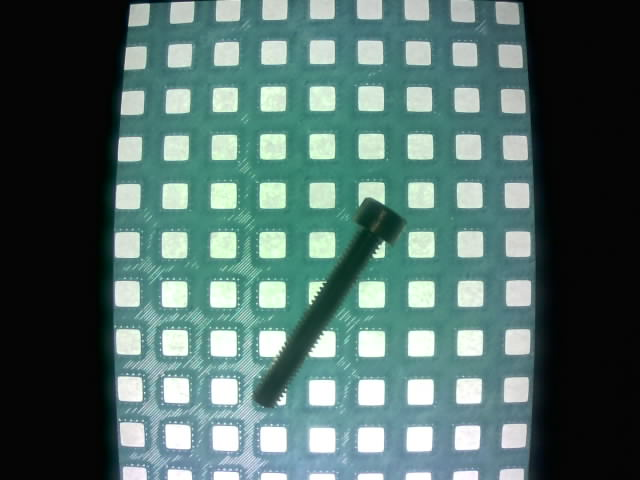
#> input picture Machine learning attempt/ML image processing/annotated_v4.png, 640 x 480 px
$ python measure_screw_grid_v4.py --image '../Machine learning attempt/ML image processing/annotated_v4.png'
#> lines starting #> are read from the running program, lines starting #| are printed output that depends on the picture; after the words box and inside, x2 and y2 are one past the last pixel; in counts of white or black regions, pixels touching at a corner belong together
#!/usr/bin/env python3
import argparse
import json
import os
import urllib.request
from dataclasses import dataclass
from typing import List, Tuple, Optional

import cv2
import numpy as np


@dataclass
class ScrewMeasurement:
    id: int
    center_px: Tuple[float, float]
    length_overall_mm: float
    length_underhead_mm: float
    diameter_mm: float
    m_guess: str


def load_image(path_or_url: str) -> Optional[np.ndarray]:
    if path_or_url.lower().startswith(("http://", "https://")):
        with urllib.request.urlopen(path_or_url, timeout=10) as r:
            data = r.read()
        arr = np.frombuffer(data, dtype=np.uint8)
        return cv2.imdecode(arr, cv2.IMREAD_COLOR)
    return cv2.imread(path_or_url, cv2.IMREAD_COLOR)


def clamp(v, lo, hi):
    return max(lo, min(hi, v))


def auto_crop_camera_region(bgr: np.ndarray) -> np.ndarray:
    """Crop UI screenshots to largest dark-ish camera pane; if already a frame, returns near-original."""
    gray = cv2.cvtColor(bgr, cv2.COLOR_BGR2GRAY)
    _, m = cv2.threshold(gray, 60, 255, cv2.THRESH_BINARY_INV)
    m = cv2.morphologyEx(m, cv2.MORPH_OPEN, np.ones((5, 5), np.uint8), iterations=2)
    cnts, _ = cv2.findContours(m, cv2.RETR_EXTERNAL, cv2.CHAIN_APPROX_SIMPLE)
    if not cnts:
        return bgr
    c = max(cnts, key=cv2.contourArea)
    x, y, w, h = cv2.boundingRect(c)
    if w * h < 0.25 * bgr.shape[0] * bgr.shape[1]:
        return bgr
    return bgr[y:y + h, x:x + w]


def detect_grid_squares(gray: np.ndarray, bright_thresh: int) -> Tuple[List[np.ndarray], List[Tuple[float, float]]]:
    """Detect bright square holes and return contours and centers."""
    g = cv2.GaussianBlur(gray, (5, 5), 0)
    _, bright = cv2.threshold(g, bright_thresh, 255, cv2.THRESH_BINARY)
    bright = cv2.morphologyEx(bright, cv2.MORPH_OPEN, np.ones((3, 3), np.uint8), iterations=1)

    cnts, _ = cv2.findContours(bright, cv2.RETR_EXTERNAL, cv2.CHAIN_APPROX_SIMPLE)
    squares, centers = [], []
    for c in cnts:
        area = cv2.contourArea(c)
        if area < 250 or area > 5000:
            continue
        x, y, w, h = cv2.boundingRect(c)
        if w < 8 or h < 8:
            continue
        ar = w / float(h)
        if ar < 0.7 or ar > 1.3:
            continue
        squares.append(c)
        centers.append((x + w / 2.0, y + h / 2.0))
    return squares, centers


def estimate_pitch_px_nn(centers: List[Tuple[float, float]]) -> Optional[float]:
    """Global pitch estimate: median nearest-neighbor distance among centers."""
    if len(centers) < 20:
        return None
    pts = np.array(centers, dtype=np.float32)
    dmins = []
    for i in range(len(pts)):
        d = np.sqrt(((pts - pts[i]) ** 2).sum(axis=1))
        d = d[d > 1e-3]
        dmins.append(float(d.min()))
    pitch = float(np.median(dmins))
    if pitch < 10 or pitch > 300:
        return None
    return pitch


def crop_to_grid(gray: np.ndarray, centers: List[Tuple[float, float]], pad_px: int) -> Tuple[np.ndarray, Tuple[int, int]]:
    pts = np.array(centers, dtype=np.float32)
    xmin, ymin = pts.min(axis=0)
    xmax, ymax = pts.max(axis=0)
    x0 = int(clamp(xmin - pad_px, 0, gray.shape[1] - 1))
    y0 = int(clamp(ymin - pad_px, 0, gray.shape[0] - 1))
    x1 = int(clamp(xmax + pad_px, 1, gray.shape[1]))
    y1 = int(clamp(ymax + pad_px, 1, gray.shape[0]))
    return gray[y0:y1, x0:x1], (x0, y0)


def rotate_patch(gray: np.ndarray, rect, pad: int = 55) -> np.ndarray:
    """Rotate so screw axis is vertical, then crop a patch."""
    (cx, cy), (w, h), ang = rect
    if w < h:
        rot_angle = ang
        long_side = h
        short_side = w
    else:
        rot_angle = ang + 90.0
        long_side = w
        short_side = h

    M = cv2.getRotationMatrix2D((cx, cy), rot_angle, 1.0)
    rot = cv2.warpAffine(gray, M, (gray.shape[1], gray.shape[0]), flags=cv2.INTER_LINEAR)

    bw = int(short_side + 2 * pad)
    bh = int(long_side + 2 * pad)
    x0 = int(cx - bw / 2)
    y0 = int(cy - bh / 2)

    x0 = clamp(x0, 0, gray.shape[1] - 1)
    y0 = clamp(y0, 0, gray.shape[0] - 1)
    x1 = clamp(x0 + bw, 1, gray.shape[1])
    y1 = clamp(y0 + bh, 1, gray.shape[0])

    patch = rot[y0:y1, x0:x1]
    if patch.shape[1] > patch.shape[0]:
        patch = cv2.rotate(patch, cv2.ROTATE_90_CLOCKWISE)
    return patch


def width_profile_contiguous_run(patch: np.ndarray, search: int = 14) -> Tuple[np.ndarray, float]:
    """
    Compute per-row width using contiguous dark run near the screw axis.
    Returns widths (px) for each row and the Otsu threshold used.
    """
    p = np.minimum(patch.astype(np.uint8), 220)
    p = cv2.GaussianBlur(p, (3, 3), 0)
    thr, _ = cv2.threshold(p, 0, 255, cv2.THRESH_BINARY_INV + cv2.THRESH_OTSU)
    thr = float(thr)

    h, w = p.shape
    axis = w // 2
    widths = np.zeros(h, dtype=np.float32)

    for r in range(h):
        lo = max(0, axis - search)
        hi = min(w, axis + search + 1)
        row = p[r, lo:hi]
        c = int(np.argmin(row)) + lo
        if p[r, c] >= thr:
            continue

        l = c
        while l > 0 and p[r, l] < thr:
            l -= 1
        rr = c
        while rr < w - 1 and p[r, rr] < thr:
            rr += 1
        widths[r] = (rr - l - 1)

    return widths, thr


def longest_good_run(widths: np.ndarray, min_w_px: int) -> Optional[Tuple[int, int]]:
    good = widths >= float(min_w_px)
    h = len(widths)
    best_len = 0
    best = None
    i = 0
    while i < h:
        if not good[i]:
            i += 1
            continue
        j = i
        while j < h and good[j]:
            j += 1
        if (j - i) > best_len:
            best_len = (j - i)
            best = (i, j)
        i = j
    return best if best_len >= 20 else None


def estimate_underhead_length_px(widths: np.ndarray, run: Tuple[int, int], head_ratio: float = 1.35) -> Tuple[float, float]:
    """
    Given widths and a run (i0,i1), return:
      (overall_length_px, underhead_length_px)
    Head is detected as an end segment where width > head_ratio * shank_width.
    """
    i0, i1 = run
    seg = widths[i0:i1]
    run_len = i1 - i0

    # Shank width estimate from central band (avoid both ends)
    a = i0 + int(0.35 * run_len)
    b = i0 + int(0.65 * run_len)
    core = widths[a:b]
    core = core[core > 0]
    if len(core) < 10:
        core = seg[seg > 0]
    shank = float(np.median(core)) if len(core) else float(np.median(seg))

    thresh = head_ratio * shank

    # Find head segment length from top
    top = 0
    while (i0 + top) < i1 and widths[i0 + top] > thresh:
        top += 1

    # Find head segment length from bottom
    bot = 0
    while (i1 - 1 - bot) >= i0 and widths[i1 - 1 - bot] > thresh:
        bot += 1

    # Require a minimum to count as head; else treat as no-head-detected
    min_head = max(6, int(0.08 * run_len))
    top = top if top >= min_head else 0
    bot = bot if bot >= min_head else 0

    # Choose larger head segment as the head side
    head_px = float(max(top, bot))
    overall_px = float(run_len)
    underhead_px = float(max(0.0, overall_px - head_px))
    return overall_px, underhead_px


def guess_metric_size(diameter_mm: float) -> str:
    sizes = [3.0, 4.0, 5.0, 6.0]
    labels = ["M3", "M4", "M5", "M6"]
    if diameter_mm <= 0:
        return "unknown"
    i = int(np.argmin([abs(diameter_mm - s) for s in sizes]))
    return labels[i] if abs(diameter_mm - sizes[i]) <= 1.0 else "unknown"


def measure_screws(
    bgr: np.ndarray,
    grid_mm: float,
    bright_thresh: int,
    bh_ksize: int,
    bh_thresh: int,
    min_ar: float,
    local_k: int,
) -> Tuple[List[ScrewMeasurement], np.ndarray, float]:
    roi = auto_crop_camera_region(bgr)
    vis = roi.copy()
    gray0 = cv2.cvtColor(roi, cv2.COLOR_BGR2GRAY)

    # Grid centers for scale + local correction
    _, centers0 = detect_grid_squares(gray0, bright_thresh=bright_thresh)
    pitch_px_global = estimate_pitch_px_nn(centers0) if centers0 else None
    if pitch_px_global is None:
        pitch_px_global = 50.0
    px_per_mm_global = pitch_px_global / grid_mm

    # Crop to grid bounds to reduce vignette artifacts
    gray = gray0
    ox = oy = 0
    centers = centers0
    if len(centers0) >= 20:
        pad_px = int(0.8 * pitch_px_global)
        gray, (ox, oy) = crop_to_grid(gray0, centers0, pad_px=pad_px)
        # shift centers into cropped coordinates
        centers = [(x - ox, y - oy) for (x, y) in centers0]

    # Precompute per-center nearest-neighbor distance for local pitch estimation
    pts = np.array(centers, dtype=np.float32) if len(centers) else None
    nn_dist = None
    if pts is not None and len(pts) >= 20:
        nn_dist = np.zeros(len(pts), dtype=np.float32)
        for i in range(len(pts)):
            d = np.sqrt(((pts - pts[i]) ** 2).sum(axis=1))
            d = d[d > 1e-3]
            nn_dist[i] = float(d.min()) if len(d) else float(pitch_px_global)

    # Candidate detection (black-hat)
    k = max(9, int(bh_ksize) | 1)
    se = cv2.getStructuringElement(cv2.MORPH_ELLIPSE, (k, k))
    g = cv2.GaussianBlur(gray, (5, 5), 0)
    bh = cv2.morphologyEx(g, cv2.MORPH_BLACKHAT, se)
    bh = cv2.normalize(bh, None, 0, 255, cv2.NORM_MINMAX)
    _, cand = cv2.threshold(bh, bh_thresh, 255, cv2.THRESH_BINARY)
    cand = cv2.morphologyEx(cand, cv2.MORPH_OPEN, np.ones((3, 3), np.uint8), iterations=1)
    cand = cv2.morphologyEx(cand, cv2.MORPH_CLOSE, np.ones((11, 11), np.uint8), iterations=2)

    cnts, _ = cv2.findContours(cand, cv2.RETR_EXTERNAL, cv2.CHAIN_APPROX_SIMPLE)

    # Dynamic min area
    min_area = int(max(200, (px_per_mm_global ** 2) * 5.0))

    raw = []
    H, W = gray.shape
    for c in cnts:
        area = int(cv2.contourArea(c))
        if area < min_area:
            continue
        rect = cv2.minAreaRect(c)
        (cx, cy), (rw, rh), _ = rect
        L = max(rw, rh)
        Wid = min(rw, rh)
        if Wid < 6 or L < 35:
            continue
        ar = L / (Wid + 1e-6)
        if ar < min_ar:
            continue
        # ignore near-border
        if cx < 5 or cy < 5 or cx > (W - 5) or cy > (H - 5):
            continue
        raw.append((area, rect))

    raw.sort(key=lambda t: t[0], reverse=True)

    # De-dup by center distance
    kept = []
    kept_centers = []
    for area, rect in raw:
        (cx, cy), _, _ = rect
        if any((cx - kx) ** 2 + (cy - ky) ** 2 < (0.6 * pitch_px_global) ** 2 for kx, ky in kept_centers):
            continue
        kept.append((area, rect))
        kept_centers.append((cx, cy))

    def local_px_per_mm(cx: float, cy: float) -> float:
        if pts is None or nn_dist is None or len(pts) < 20:
            return px_per_mm_global
        d2 = ((pts[:, 0] - cx) ** 2 + (pts[:, 1] - cy) ** 2)
        idx = np.argsort(d2)[:max(10, local_k)]
        lp = float(np.median(nn_dist[idx]))
        if lp < 10 or lp > 300:
            return px_per_mm_global
        return lp / grid_mm

    measurements: List[ScrewMeasurement] = []
    sid = 1

    for _, rect in kept:
        (cx, cy), _, ang = rect

        # local scale (perspective compensation)
        ppm = local_px_per_mm(cx, cy)

        patch = rotate_patch(gray, rect, pad=55)
        widths, _ = width_profile_contiguous_run(patch, search=14)

        min_w_px = max(5, int(0.6 * ppm))  # ~0.6mm
        run = longest_good_run(widths, min_w_px=min_w_px)
        if run is None:
            continue

        overall_px, underhead_px = estimate_underhead_length_px(widths, run, head_ratio=1.35)

        # shank diameter from lower quantile within run (avoid head)
        i0, i1 = run
        seg = widths[i0:i1]
        seg = seg[seg >= float(min_w_px)]
        if len(seg) < 10:
            continue
        cut = np.percentile(seg, 40)
        shank = seg[seg <= cut]
        dia_px = float(np.median(shank)) if len(shank) else float(np.median(seg))

        length_overall_mm = overall_px / ppm
        length_underhead_mm = underhead_px / ppm
        dia_mm = dia_px / ppm

        # plausibility filters
        if not (3.0 <= length_overall_mm <= 80.0):
            continue
        if not (1.5 <= dia_mm <= 8.0):
            continue

        # shift back to original ROI coordinates
        cx0 = cx + ox
        cy0 = cy + oy

        m_guess = guess_metric_size(dia_mm)

        measurements.append(
            ScrewMeasurement(
                id=sid,
                center_px=(float(cx0), float(cy0)),
                length_overall_mm=float(length_overall_mm),
                length_underhead_mm=float(length_underhead_mm),
                diameter_mm=float(dia_mm),
                m_guess=m_guess,
            )
        )
        sid += 1

    # annotate
    for m in measurements:
        cx, cy = m.center_px
        label = (
            f"{m.id}: {m.m_guess} "
            f"L={m.length_underhead_mm:.1f}mm "
            f"(ovr {m.length_overall_mm:.1f}) "
            f"D={m.diameter_mm:.1f}mm"
        )
        cv2.circle(vis, (int(cx), int(cy)), 6, (0, 255, 0), 2)
        cv2.putText(vis, label, (int(cx) - 140, int(cy) - 10),
                    cv2.FONT_HERSHEY_SIMPLEX, 0.45, (0, 255, 0), 2, cv2.LINE_AA)

    return measurements, vis, px_per_mm_global


def main():
    ap = argparse.ArgumentParser()
    ap.add_argument("--image", required=True, help="Local path or http(s) URL")
    ap.add_argument("--grid-mm", type=float, default=5.0)
    ap.add_argument("--bright-thresh", type=int, default=190)
    ap.add_argument("--bh-ksize", type=int, default=21)
    ap.add_argument("--bh-thresh", type=int, default=35)
    ap.add_argument("--min-ar", type=float, default=1.25)
    ap.add_argument("--local-k", type=int, default=40, help="How many nearby grid points to use for local scale")
    ap.add_argument("--out", default="annotated_v4.png")
    ap.add_argument("--show", action="store_true")
    args = ap.parse_args()

    bgr = load_image(args.image)
#> in load_image, returned value is the input picture: shape (480, 640, 3); mean B, G, R 102.8, 106.7, 80
    if bgr is None:
        raise SystemExit(f"Could not read image: {args.image}")

    meas, ann, px_per_mm_global = measure_screws(
        bgr=bgr,
        grid_mm=args.grid_mm,
        bright_thresh=args.bright_thresh,
        bh_ksize=args.bh_ksize,
        bh_thresh=args.bh_thresh,
        min_ar=args.min_ar,
        local_k=args.local_k,
    )
#> in auto_crop_camera_region, `m = cv2.morphologyEx(m, cv2.MORPH_OPEN, np.ones((5, 5), np.uint8), ite..`:
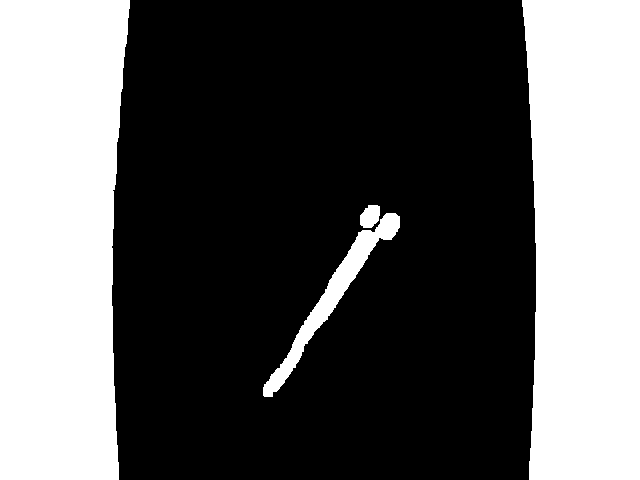
#> m: shape (480, 640); 36.6% white; 4 white regions
#> in auto_crop_camera_region, `cnts, _ = cv2.findContours(m, cv2.RETR_EXTERNAL, cv2.CHAIN_APPROX_SIMP..`: cnts = 4 contours; box (x1, y1, x2, y2) and area: (0, 0, 130, 480) 55763, (522, 0, 640, 480) 51328, (263, 213, 400, 397) 3450, (360, 205, 380, 228) 328
#> in auto_crop_camera_region, `c = max(cnts, key=cv2.contourArea)`: c = contour of 60 points, box (x1, y1, x2, y2) (0, 0, 130, 480), area 55763
#> in auto_crop_camera_region, `x, y, w, h = cv2.boundingRect(c)`: x = 0; w = 130; h = 480
#> in detect_grid_squares, `bright = cv2.morphologyEx(bright, cv2.MORPH_OPEN, np.ones((3, 3), np.u..`:
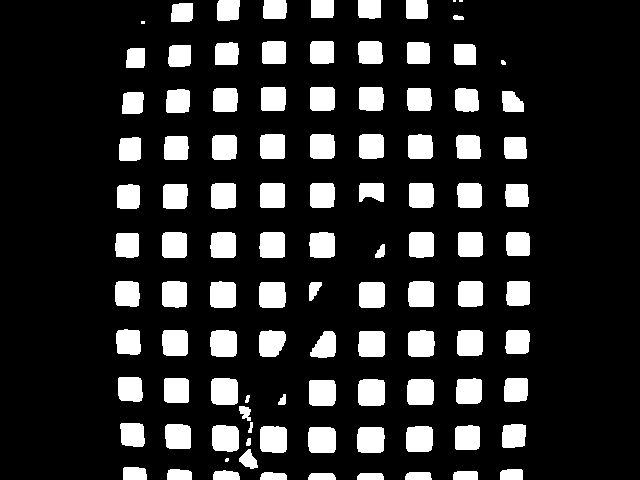
#> bright: shape (480, 640); 16.5% white; 106 white regions (4 under 20 px)
#> in detect_grid_squares, `cnts, _ = cv2.findContours(bright, cv2.RETR_EXTERNAL, cv2.CHAIN_APPROX..`: cnts = 106 contours, 6 with area under 20; largest, box (x1, y1, x2, y2) and area: (308, 427, 336, 453) 652, (211, 378, 238, 405) 651, (358, 379, 385, 406) 650, (260, 426, 287, 453) 642, (309, 380, 336, 406) 636
#> the loop in detect_grid_squares, `for c in cnts:` made 106 passes
#> (area, x, y, w, h, ar) on passes 9, 13, 14, 15, 16, 17, 18, 19: (262, 123, 467, 24, 13, 1.85), (635, 357, 427, 28, 26, 1.08), (652, 308, 427, 28, 26, 1.08), (620, 406, 426, 27, 26, 1.04), (642, 260, 426, 27, 27, 1), (550, 455, 425, 25, 25, 1), (624.5, 212, 425, 27, 27, 1), (489, 502, 424, 24, 24, 1)
#> after the loop in detect_grid_squares, `for c in cnts:`: centers = 82 pairs, first value 127 to 518, second value 9 to 440; squares = 82 contours; largest, box (x1, y1, x2, y2) and area: (308, 427, 336, 453) 652, (211, 378, 238, 405) 651, (358, 379, 385, 406) 650, (260, 426, 287, 453) 642, (309, 380, 336, 406) 636
#> in measure_screws, `_, centers0 = detect_grid_squares(gray0, bright_thresh=bright_thresh)`: centers0 has the same summary as centers in detect_grid_squares
#> in estimate_pitch_px_nn, `pts = np.array(centers, dtype=np.float32)`: pts has the same summary as centers in detect_grid_squares
#> the loop in estimate_pitch_px_nn, `for i in range(len(pts)):` made 82 passes
#> after the loop in estimate_pitch_px_nn, `for i in range(len(pts)):`: dmins = 82 values, max 49.5 at index 38, min 43.01 at index 73, mean 46.61
#> in estimate_pitch_px_nn, `pitch = float(np.median(dmins))`: pitch = 47
#> in measure_screws, `px_per_mm_global = pitch_px_global / grid_mm`: px_per_mm_global = 9.4
#> in measure_screws, `pad_px = int(0.8 * pitch_px_global)`: pad_px = 37
#> in crop_to_grid, `pts = np.array(centers, dtype=np.float32)`: pts has the same summary as centers in detect_grid_squares
#> in crop_to_grid, `xmin, ymin = pts.min(axis=0)`: xmin = 127; ymin = 9
#> in crop_to_grid, `xmax, ymax = pts.max(axis=0)`: xmax = 518; ymax = 440
#> in crop_to_grid, `x0 = int(clamp(xmin - pad_px, 0, gray.shape[1] - 1))`: x0 = 90
#> in crop_to_grid, `y0 = int(clamp(ymin - pad_px, 0, gray.shape[0] - 1))`: y0 = 0
#> in crop_to_grid, `x1 = int(clamp(xmax + pad_px, 1, gray.shape[1]))`: x1 = 555
#> in crop_to_grid, `y1 = int(clamp(ymax + pad_px, 1, gray.shape[0]))`: y1 = 477
#> in measure_screws, `gray, (ox, oy) = crop_to_grid(gray0, centers0, pad_px=pad_px)`:
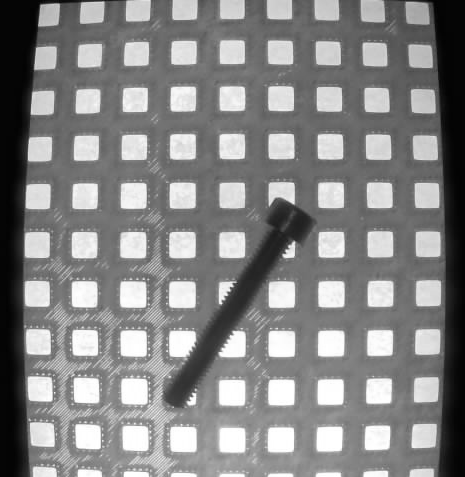
#> gray: shape (477, 465); min 0, max 255, mean 133.1
#> in measure_screws, `gray, (ox, oy) = crop_to_grid(gray0, centers0, pad_px=pad_px)`: ox = 90; oy = 0
#> in measure_screws, `centers = [(x - ox, y - oy) for (x, y) in centers0]`: centers = 82 pairs, first value 37 to 428, second value 9 to 440
#> in measure_screws, `pts = np.array(centers, dtype=np.float32) if len(centers) else None`: pts has the same summary as centers
#> in measure_screws, `nn_dist = np.zeros(len(pts), dtype=np.float32)`: nn_dist = 82 values from 0 to 0
#> the loop in measure_screws, `for i in range(len(pts)):` made 82 passes
#> after the loop in measure_screws, `for i in range(len(pts)):`: nn_dist has the same summary as dmins in estimate_pitch_px_nn
#> in measure_screws, `cand = cv2.morphologyEx(cand, cv2.MORPH_CLOSE, np.ones((11, 11), np.ui..`:
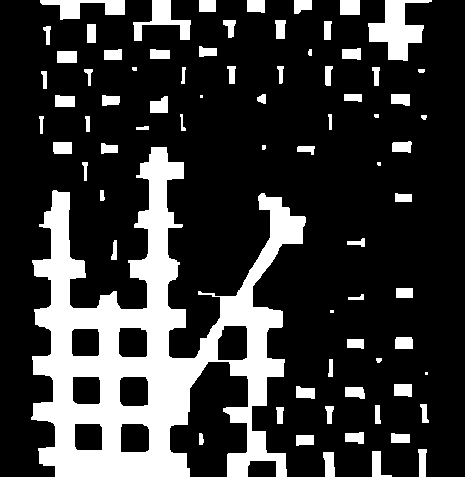
#> cand: shape (477, 465); 21.5% white; 75 white regions (7 under 20 px)
#> in measure_screws, `cnts, _ = cv2.findContours(cand, cv2.RETR_EXTERNAL, cv2.CHAIN_APPROX_S..`: cnts = 75 contours, 11 with area under 20; largest, box (x1, y1, x2, y2) and area: (31, 147, 306, 477) 39309, (368, 0, 432, 61) 1766, (133, 0, 191, 41) 802, (40, 0, 125, 20) 742, (340, 0, 360, 15) 266
#> in measure_screws, `min_area = int(max(200, (px_per_mm_global ** 2) * 5.0))`: min_area = 441
#> the loop in measure_screws, `for c in cnts:` made 75 passes
#> area on passes 1 to 8: 214, 211, 169, 155, 147, 36, 159, 86
#> after the loop in measure_screws, `for c in cnts:`: raw = 2 items
#> the loop in measure_screws, `for area, rect in raw:` made 2 passes
#> (area, rect, cx, cy) on passes 1 to 2: (802, ((161.5, 19.69), (57.07, 39.76), -1.19), 161.5, 19.69), (742, ((82, 9.5), (19, 84), -90), 82, 9.5)
#> after the loop in measure_screws, `for area, rect in raw:`: kept_centers = [(161.5, 19.69), (82, 9.5)]
#> the loop in measure_screws, `for _, rect in kept:` made 2 passes
#> (rect, lp in local_px_per_mm, ppm) on pass 1: (((161.5, 19.69), (57.07, 39.76), -1.19), 46.51, 9.3)
#> pass 1, in rotate_patch, `rot = cv2.warpAffine(gray, M, (gray.shape[1], gray.shape[0]), flags=cv..`:
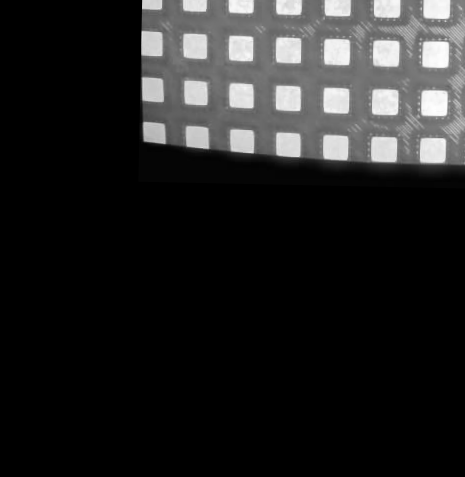
#> rot: shape (477, 465); min 0, max 255, mean 34.2
#> pass 1, in rotate_patch, `patch = rot[y0:y1, x0:x1]`:
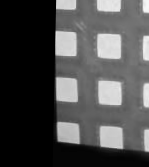
#> patch: shape (167, 149); min 0, max 247, mean 75.3
#> after the loop in measure_screws, `for _, rect in kept:`:
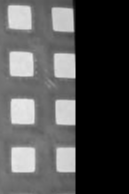
#> patch: shape (194, 129); min 0, max 233, mean 81.3
#> after the loop in measure_screws, `for _, rect in kept:`: measurements = 1 item; sid = 2
#> the loop in measure_screws, `for m in measurements:` made 1 pass
#> (cx, cy, label) on pass 1: (172, 9.5, '1: M6 L=20.9mm (ovr 20.9) D=5.7mm')
#> meas = 1 item; px_per_mm_global = 9.4

    cv2.imwrite(args.out, ann)

    out_json = {
        "px_per_mm_global": round(px_per_mm_global, 6),
        "grid_mm": args.grid_mm,
        "count": len(meas),
        "screws": [
            {
                "id": m.id,
                "m_guess": m.m_guess,
                "diameter_mm": round(m.diameter_mm, 3),
                "length_underhead_mm": round(m.length_underhead_mm, 3),
                "length_overall_mm": round(m.length_overall_mm, 3),
                "center_px": [round(m.center_px[0], 1), round(m.center_px[1], 1)],
            }
            for m in meas
        ],
        "annotated_image": os.path.abspath(args.out),
    }

    print(json.dumps(out_json, indent=2))
#> (printed output is left out)

    if args.show:
        cv2.imshow("annotated", ann)
        cv2.waitKey(0)
        cv2.destroyAllWindows()


if __name__ == "__main__":
    main()
